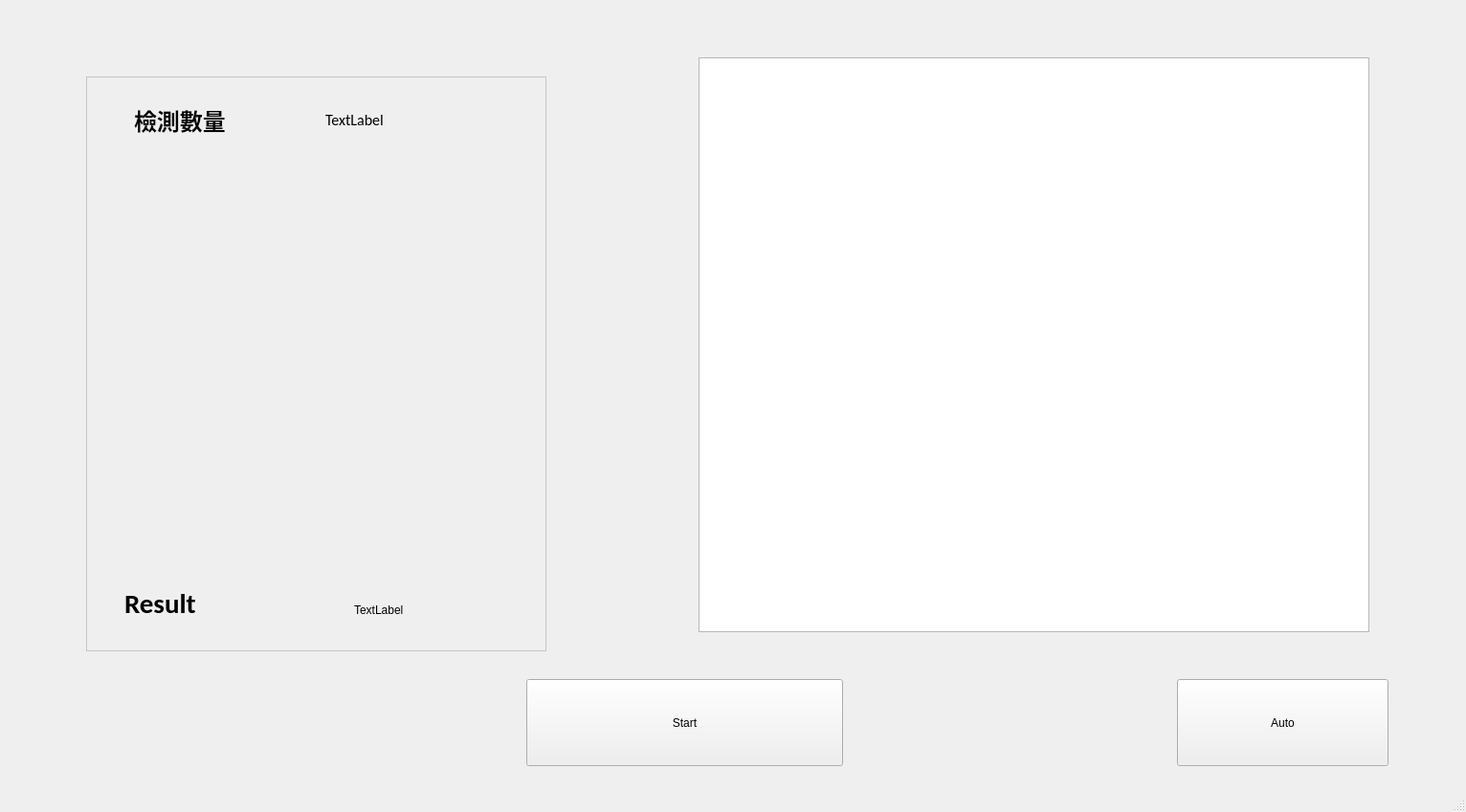
<?xml version="1.0" encoding="UTF-8"?>
<ui version="4.0">
 <class>MainWindow</class>
 <widget class="QMainWindow" name="MainWindow">
  <property name="geometry">
   <rect>
    <x>0</x>
    <y>0</y>
    <width>1532</width>
    <height>849</height>
   </rect>
  </property>
  <property name="windowTitle">
   <string>Talus AOI</string>
  </property>
  <widget class="QWidget" name="centralwidget">
   <widget class="QPushButton" name="pushButton">
    <property name="geometry">
     <rect>
      <x>550</x>
      <y>710</y>
      <width>331</width>
      <height>91</height>
     </rect>
    </property>
    <property name="text">
     <string>Start</string>
    </property>
   </widget>
   <widget class="QGraphicsView" name="graphicsView">
    <property name="geometry">
     <rect>
      <x>730</x>
      <y>60</y>
      <width>701</width>
      <height>601</height>
     </rect>
    </property>
   </widget>
   <widget class="QPushButton" name="pushButton_2">
    <property name="geometry">
     <rect>
      <x>1230</x>
      <y>710</y>
      <width>221</width>
      <height>91</height>
     </rect>
    </property>
    <property name="text">
     <string>Auto</string>
    </property>
   </widget>
   <widget class="QFrame" name="frame">
    <property name="geometry">
     <rect>
      <x>90</x>
      <y>80</y>
      <width>481</width>
      <height>601</height>
     </rect>
    </property>
    <property name="palette">
     <palette>
      <active>
       <colorrole role="WindowText">
        <brush brushstyle="SolidPattern">
         <color alpha="255">
          <red>0</red>
          <green>0</green>
          <blue>0</blue>
         </color>
        </brush>
       </colorrole>
       <colorrole role="Button">
        <brush brushstyle="SolidPattern">
         <color alpha="255">
          <red>255</red>
          <green>255</green>
          <blue>255</blue>
         </color>
        </brush>
       </colorrole>
       <colorrole role="Light">
        <brush brushstyle="SolidPattern">
         <color alpha="255">
          <red>255</red>
          <green>255</green>
          <blue>255</blue>
         </color>
        </brush>
       </colorrole>
       <colorrole role="Midlight">
        <brush brushstyle="SolidPattern">
         <color alpha="255">
          <red>255</red>
          <green>255</green>
          <blue>255</blue>
         </color>
        </brush>
       </colorrole>
       <colorrole role="Dark">
        <brush brushstyle="SolidPattern">
         <color alpha="255">
          <red>127</red>
          <green>127</green>
          <blue>127</blue>
         </color>
        </brush>
       </colorrole>
       <colorrole role="Mid">
        <brush brushstyle="SolidPattern">
         <color alpha="255">
          <red>170</red>
          <green>170</green>
          <blue>170</blue>
         </color>
        </brush>
       </colorrole>
       <colorrole role="Text">
        <brush brushstyle="SolidPattern">
         <color alpha="255">
          <red>0</red>
          <green>0</green>
          <blue>0</blue>
         </color>
        </brush>
       </colorrole>
       <colorrole role="BrightText">
        <brush brushstyle="SolidPattern">
         <color alpha="255">
          <red>255</red>
          <green>255</green>
          <blue>255</blue>
         </color>
        </brush>
       </colorrole>
       <colorrole role="ButtonText">
        <brush brushstyle="SolidPattern">
         <color alpha="255">
          <red>0</red>
          <green>0</green>
          <blue>0</blue>
         </color>
        </brush>
       </colorrole>
       <colorrole role="Base">
        <brush brushstyle="SolidPattern">
         <color alpha="255">
          <red>255</red>
          <green>255</green>
          <blue>255</blue>
         </color>
        </brush>
       </colorrole>
       <colorrole role="Window">
        <brush brushstyle="SolidPattern">
         <color alpha="255">
          <red>255</red>
          <green>255</green>
          <blue>255</blue>
         </color>
        </brush>
       </colorrole>
       <colorrole role="Shadow">
        <brush brushstyle="SolidPattern">
         <color alpha="255">
          <red>0</red>
          <green>0</green>
          <blue>0</blue>
         </color>
        </brush>
       </colorrole>
       <colorrole role="AlternateBase">
        <brush brushstyle="SolidPattern">
         <color alpha="255">
          <red>255</red>
          <green>255</green>
          <blue>255</blue>
         </color>
        </brush>
       </colorrole>
       <colorrole role="ToolTipBase">
        <brush brushstyle="SolidPattern">
         <color alpha="255">
          <red>255</red>
          <green>255</green>
          <blue>220</blue>
         </color>
        </brush>
       </colorrole>
       <colorrole role="ToolTipText">
        <brush brushstyle="SolidPattern">
         <color alpha="255">
          <red>0</red>
          <green>0</green>
          <blue>0</blue>
         </color>
        </brush>
       </colorrole>
      </active>
      <inactive>
       <colorrole role="WindowText">
        <brush brushstyle="SolidPattern">
         <color alpha="255">
          <red>0</red>
          <green>0</green>
          <blue>0</blue>
         </color>
        </brush>
       </colorrole>
       <colorrole role="Button">
        <brush brushstyle="SolidPattern">
         <color alpha="255">
          <red>255</red>
          <green>255</green>
          <blue>255</blue>
         </color>
        </brush>
       </colorrole>
       <colorrole role="Light">
        <brush brushstyle="SolidPattern">
         <color alpha="255">
          <red>255</red>
          <green>255</green>
          <blue>255</blue>
         </color>
        </brush>
       </colorrole>
       <colorrole role="Midlight">
        <brush brushstyle="SolidPattern">
         <color alpha="255">
          <red>255</red>
          <green>255</green>
          <blue>255</blue>
         </color>
        </brush>
       </colorrole>
       <colorrole role="Dark">
        <brush brushstyle="SolidPattern">
         <color alpha="255">
          <red>127</red>
          <green>127</green>
          <blue>127</blue>
         </color>
        </brush>
       </colorrole>
       <colorrole role="Mid">
        <brush brushstyle="SolidPattern">
         <color alpha="255">
          <red>170</red>
          <green>170</green>
          <blue>170</blue>
         </color>
        </brush>
       </colorrole>
       <colorrole role="Text">
        <brush brushstyle="SolidPattern">
         <color alpha="255">
          <red>0</red>
          <green>0</green>
          <blue>0</blue>
         </color>
        </brush>
       </colorrole>
       <colorrole role="BrightText">
        <brush brushstyle="SolidPattern">
         <color alpha="255">
          <red>255</red>
          <green>255</green>
          <blue>255</blue>
         </color>
        </brush>
       </colorrole>
       <colorrole role="ButtonText">
        <brush brushstyle="SolidPattern">
         <color alpha="255">
          <red>0</red>
          <green>0</green>
          <blue>0</blue>
         </color>
        </brush>
       </colorrole>
       <colorrole role="Base">
        <brush brushstyle="SolidPattern">
         <color alpha="255">
          <red>255</red>
          <green>255</green>
          <blue>255</blue>
         </color>
        </brush>
       </colorrole>
       <colorrole role="Window">
        <brush brushstyle="SolidPattern">
         <color alpha="255">
          <red>255</red>
          <green>255</green>
          <blue>255</blue>
         </color>
        </brush>
       </colorrole>
       <colorrole role="Shadow">
        <brush brushstyle="SolidPattern">
         <color alpha="255">
          <red>0</red>
          <green>0</green>
          <blue>0</blue>
         </color>
        </brush>
       </colorrole>
       <colorrole role="AlternateBase">
        <brush brushstyle="SolidPattern">
         <color alpha="255">
          <red>255</red>
          <green>255</green>
          <blue>255</blue>
         </color>
        </brush>
       </colorrole>
       <colorrole role="ToolTipBase">
        <brush brushstyle="SolidPattern">
         <color alpha="255">
          <red>255</red>
          <green>255</green>
          <blue>220</blue>
         </color>
        </brush>
       </colorrole>
       <colorrole role="ToolTipText">
        <brush brushstyle="SolidPattern">
         <color alpha="255">
          <red>0</red>
          <green>0</green>
          <blue>0</blue>
         </color>
        </brush>
       </colorrole>
      </inactive>
      <disabled>
       <colorrole role="WindowText">
        <brush brushstyle="SolidPattern">
         <color alpha="255">
          <red>127</red>
          <green>127</green>
          <blue>127</blue>
         </color>
        </brush>
       </colorrole>
       <colorrole role="Button">
        <brush brushstyle="SolidPattern">
         <color alpha="255">
          <red>255</red>
          <green>255</green>
          <blue>255</blue>
         </color>
        </brush>
       </colorrole>
       <colorrole role="Light">
        <brush brushstyle="SolidPattern">
         <color alpha="255">
          <red>255</red>
          <green>255</green>
          <blue>255</blue>
         </color>
        </brush>
       </colorrole>
       <colorrole role="Midlight">
        <brush brushstyle="SolidPattern">
         <color alpha="255">
          <red>255</red>
          <green>255</green>
          <blue>255</blue>
         </color>
        </brush>
       </colorrole>
       <colorrole role="Dark">
        <brush brushstyle="SolidPattern">
         <color alpha="255">
          <red>127</red>
          <green>127</green>
          <blue>127</blue>
         </color>
        </brush>
       </colorrole>
       <colorrole role="Mid">
        <brush brushstyle="SolidPattern">
         <color alpha="255">
          <red>170</red>
          <green>170</green>
          <blue>170</blue>
         </color>
        </brush>
       </colorrole>
       <colorrole role="Text">
        <brush brushstyle="SolidPattern">
         <color alpha="255">
          <red>127</red>
          <green>127</green>
          <blue>127</blue>
         </color>
        </brush>
       </colorrole>
       <colorrole role="BrightText">
        <brush brushstyle="SolidPattern">
         <color alpha="255">
          <red>255</red>
          <green>255</green>
          <blue>255</blue>
         </color>
        </brush>
       </colorrole>
       <colorrole role="ButtonText">
        <brush brushstyle="SolidPattern">
         <color alpha="255">
          <red>127</red>
          <green>127</green>
          <blue>127</blue>
         </color>
        </brush>
       </colorrole>
       <colorrole role="Base">
        <brush brushstyle="SolidPattern">
         <color alpha="255">
          <red>255</red>
          <green>255</green>
          <blue>255</blue>
         </color>
        </brush>
       </colorrole>
       <colorrole role="Window">
        <brush brushstyle="SolidPattern">
         <color alpha="255">
          <red>255</red>
          <green>255</green>
          <blue>255</blue>
         </color>
        </brush>
       </colorrole>
       <colorrole role="Shadow">
        <brush brushstyle="SolidPattern">
         <color alpha="255">
          <red>0</red>
          <green>0</green>
          <blue>0</blue>
         </color>
        </brush>
       </colorrole>
       <colorrole role="AlternateBase">
        <brush brushstyle="SolidPattern">
         <color alpha="255">
          <red>255</red>
          <green>255</green>
          <blue>255</blue>
         </color>
        </brush>
       </colorrole>
       <colorrole role="ToolTipBase">
        <brush brushstyle="SolidPattern">
         <color alpha="255">
          <red>255</red>
          <green>255</green>
          <blue>220</blue>
         </color>
        </brush>
       </colorrole>
       <colorrole role="ToolTipText">
        <brush brushstyle="SolidPattern">
         <color alpha="255">
          <red>0</red>
          <green>0</green>
          <blue>0</blue>
         </color>
        </brush>
       </colorrole>
      </disabled>
     </palette>
    </property>
    <property name="frameShape">
     <enum>QFrame::StyledPanel</enum>
    </property>
    <property name="frameShadow">
     <enum>QFrame::Raised</enum>
    </property>
    <widget class="QLabel" name="label">
     <property name="geometry">
      <rect>
       <x>50</x>
       <y>20</y>
       <width>151</width>
       <height>51</height>
      </rect>
     </property>
     <property name="font">
      <font>
       <family>Calibri</family>
       <pointsize>18</pointsize>
       <weight>75</weight>
       <bold>true</bold>
      </font>
     </property>
     <property name="text">
      <string>檢測數量</string>
     </property>
    </widget>
    <widget class="QLabel" name="label_2">
     <property name="geometry">
      <rect>
       <x>250</x>
       <y>30</y>
       <width>71</width>
       <height>31</height>
      </rect>
     </property>
     <property name="font">
      <font>
       <family>Calibri</family>
       <pointsize>12</pointsize>
      </font>
     </property>
     <property name="text">
      <string>TextLabel</string>
     </property>
    </widget>
    <widget class="QLabel" name="label_3">
     <property name="geometry">
      <rect>
       <x>40</x>
       <y>530</y>
       <width>121</width>
       <height>41</height>
      </rect>
     </property>
     <property name="font">
      <font>
       <family>Calibri</family>
       <pointsize>22</pointsize>
       <weight>75</weight>
       <bold>true</bold>
      </font>
     </property>
     <property name="text">
      <string>Result</string>
     </property>
    </widget>
    <widget class="QLabel" name="label_4">
     <property name="geometry">
      <rect>
       <x>280</x>
       <y>550</y>
       <width>58</width>
       <height>15</height>
      </rect>
     </property>
     <property name="text">
      <string>TextLabel</string>
     </property>
    </widget>
   </widget>
  </widget>
  <widget class="QMenuBar" name="menubar">
   <property name="geometry">
    <rect>
     <x>0</x>
     <y>0</y>
     <width>1532</width>
     <height>25</height>
    </rect>
   </property>
  </widget>
  <widget class="QStatusBar" name="statusbar"/>
 </widget>
 <resources/>
 <connections/>
</ui>
